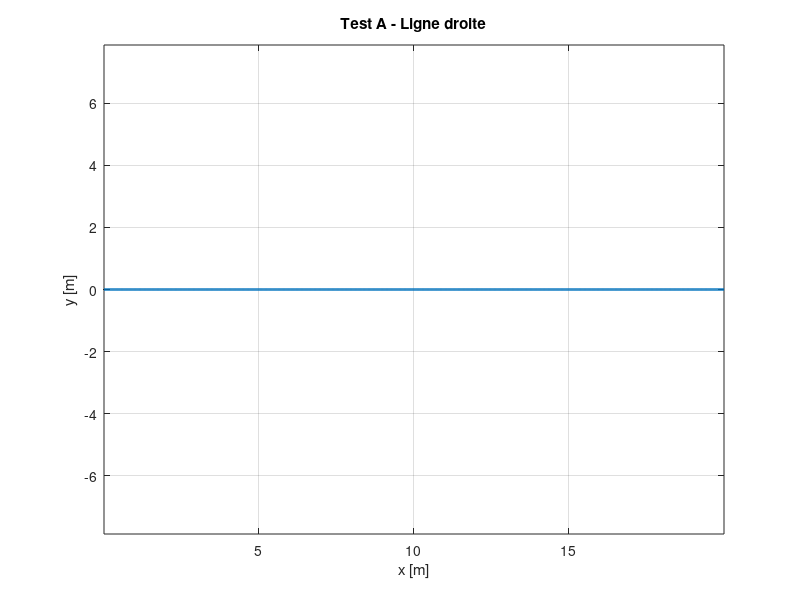
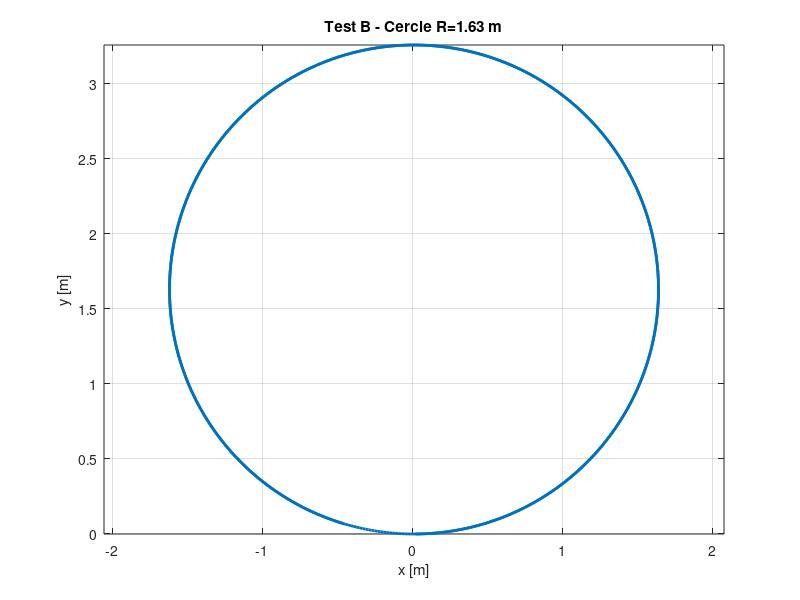
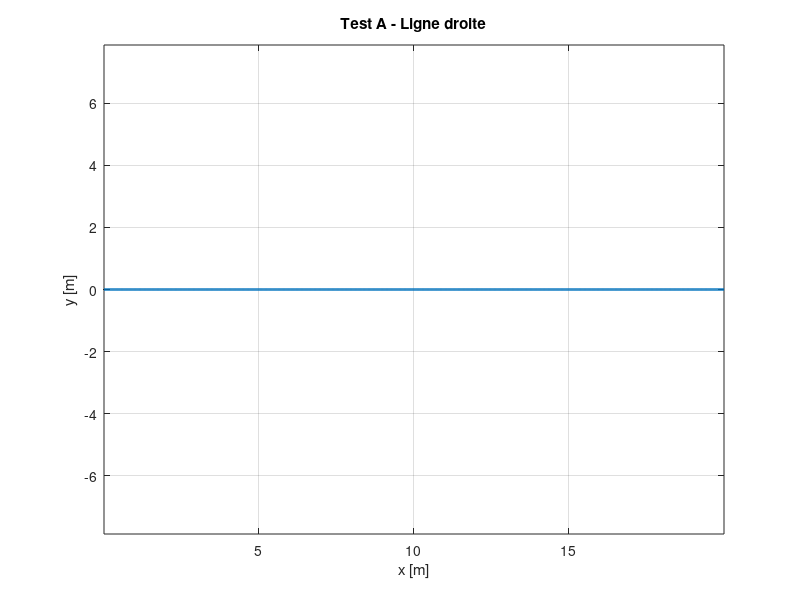
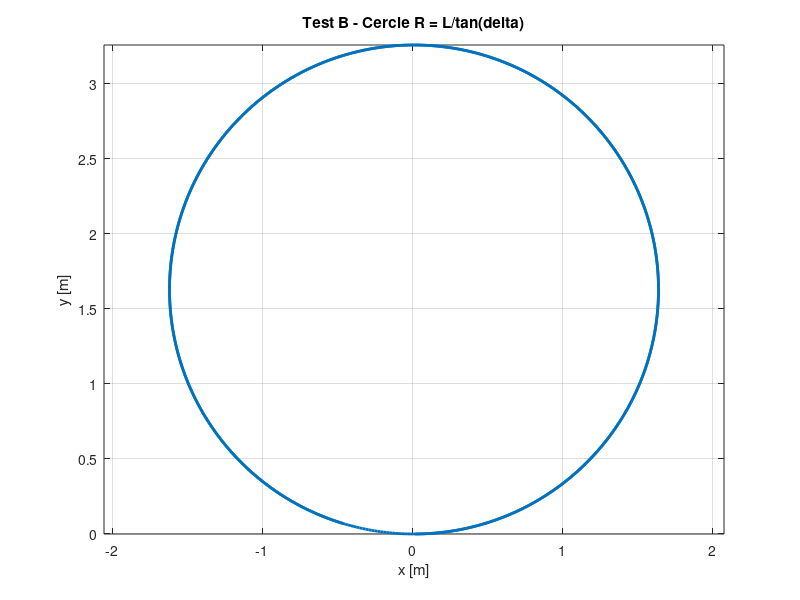

Reproduce these figures in MATLAB, in order.
% main.m - Travail 1 complet
clc; clear; close all;
L = 0.3302; dt = 0.01; t_final = 10; N = t_final/dt;

%% Test A - ligne droite
v = 2; delta = 0;
x=0; y=0; psi=0; traj = zeros(N,2);
for k=1:N
    x = x + v*cos(psi)*dt;
    y = y + v*sin(psi)*dt;
    traj(k,:) = [x y];
end
figure(1); plot(traj(:,1), traj(:,2),'LineWidth',2); axis equal; grid on;
title('Test A - Ligne droite'); xlabel('x [m]'); ylabel('y [m]');
saveas(gcf,'resultats/test_droite.png');
fprintf('Test A OK - y final = %.4f\n', traj(end,2));

%% Test B - cercle R = L/tan(delta)
v = 2; delta = 0.2;
R_theo = L / tan(delta);
fprintf('R theorique = %.3f m\n', R_theo);
x=0; y=0; psi=0; traj2 = zeros(N,2);
for k=1:N
    x = x + v*cos(psi)*dt;
    y = y + v*sin(psi)*dt;
    psi = psi + (v/L)*tan(delta)*dt;
    traj2(k,:) = [x y];
end
figure(2); plot(traj2(:,1), traj2(:,2),'LineWidth',2); axis equal; grid on;
title(sprintf('Test B - Cercle R=%.2f m', R_theo));
xlabel('x [m]'); ylabel('y [m]');
saveas(gcf,'resultats/test_cercle.png');
fprintf('Test B OK - Travail 1 termine !\n');% main.m - Travail 1 complet
clc; clear; close all;
L = 0.3302; dt = 0.01; t_final = 10; N = t_final/dt;

%% Test A - ligne droite
v = 2; delta = 0;
x=0; y=0; psi=0; traj = zeros(N,2);
for k=1:N
    x = x + v*cos(psi)*dt;
    y = y + v*sin(psi)*dt;
    traj(k,:) = [x y];
end
figure(1); plot(traj(:,1), traj(:,2),'LineWidth',2); axis equal; grid on;
title('Test A - Ligne droite'); xlabel('x [m]'); ylabel('y [m]');
saveas(gcf,'resultats/test_droite.png');
fprintf('Test A OK - y final = %.4f\n', traj(end,2));

%% Test B - cercle R = L/tan(delta)
v = 2; delta = 0.2;
x=0; y=0; psi=0; traj = zeros(N,2);
for k=1:N
    x = x + v*cos(psi)*dt;
    y = y + v*sin(psi)*dt;
    psi = psi + (v/L)*tan(delta)*dt;
    traj(k,:) = [x y];
end
figure(2); plot(traj(:,1), traj(:,2),'LineWidth',2); axis equal; grid on;
title('Test B - Cercle R = L/tan(delta)'); xlabel('x [m]'); ylabel('y [m]');
saveas(gcf,'resultats/test_cercle.png');
fprintf('Test B OK - travail 1 termine 1-v2 \n');

%% Test C - chemin en S / Sinusoide - LE TROISIEME CHEMIN
v = 2; delta_max = 0.3;
x=0; y=0; psi=0; traj = zeros(N,2);
for k=1:N
    t = k*dt;
    delta = delta_max * sin(0.5*t);
    x = x + v*cos(psi)*dt;
    y = y + v*sin(psi)*dt;
    psi = psi + (v/L)*tan(delta)*dt;
    traj(k,:) = [x y];
end
figure(3); plot(traj(:,1), traj(:,2),'LineWidth',2); axis equal; grid on;
title('Test C - Chemin en S'); xlabel('x [m]'); ylabel('y [m]');
saveas(gcf,'resultats/test_sinusoide.png');
fprintf('Test C OK - S termine\n');
